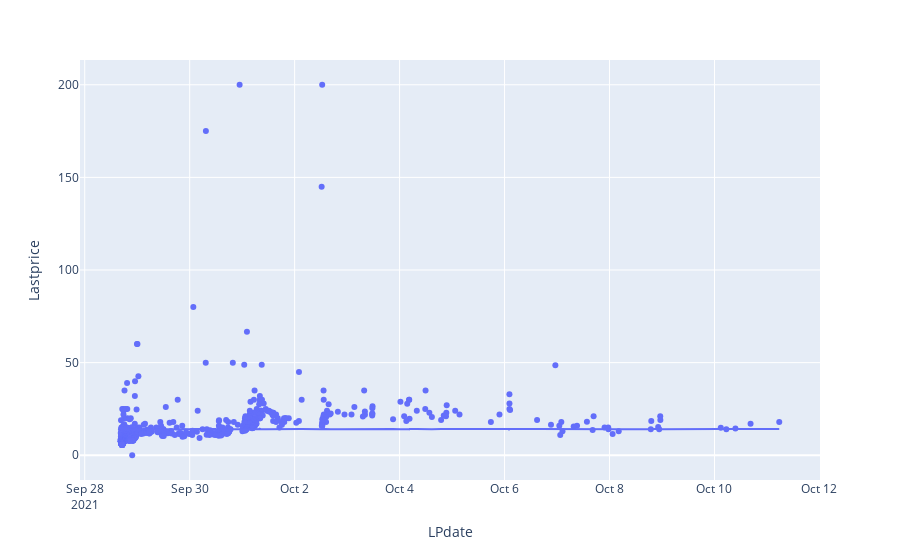

Here is the notebook cell this chart was saved with:
### Markdown cell above
Note that this only takes into account the last sale of each piece. (Is there a way to access all past sales of an asset via the OpenSea API?)

### Code cell
fig = px.scatter(df, x="LPdate", y="Lastprice", trendline="ols", hover_data=["Name", "Style", "Chromaticity", "Palette"])
fig.show()

### Figure 1 — Plotly figure (JSON) as saved in the notebook; plotly's stock layout.template omitted (floating-point values rounded to 4 significant figures; data arrays with more than 128 entries replaced by an {"elided": "..."} marker saying what was removed)
{"data": [{"customdata": {"elided": "1000x4 str values"}, "hovertemplate": "LPdate=%{x}<br>Lastprice=%{y}<br>Name=%{customdata[0]}<br>Style=%{customdata[1]}<br>Chromaticity=%{customdata[2]}<br>Palette=%{customdata[3]}<extra></extra>", "legendgroup": "", "marker": {"color": "#636efa", "symbol": "circle"}, "mode": "markers", "name": "", "orientation": "v", "showlegend": false, "type": "scatter", "x": {"elided": "1000 str values"}, "xaxis": "x", "y": {"elided": "1000 float values"}, "yaxis": "y"}, {"hovertemplate": "<b>OLS trendline</b><br>Lastprice = -0.053007 * LPdate + 14.1022<br>R<sup>2</sup>=0.000021<br><br>LPdate=%{x}<br>Lastprice=%{y} <b>(trend)</b><extra></extra>", "legendgroup": "", "marker": {"color": "#636efa", "symbol": "circle"}, "mode": "lines", "name": "", "showlegend": false, "type": "scatter", "x": {"elided": "780 str values"}, "xaxis": "x", "y": {"elided": "780 float values"}, "yaxis": "y"}], "layout": {"legend": {"tracegroupgap": 0}, "margin": {"t": 60}, "xaxis": {"anchor": "y", "domain": [0, 1], "title": {"text": "LPdate"}}, "yaxis": {"anchor": "x", "domain": [0, 1], "title": {"text": "Lastprice"}}}}
